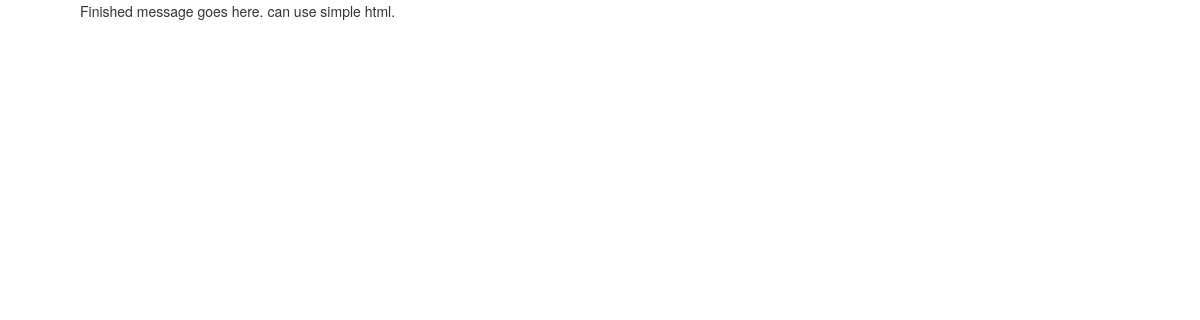
/finished/, run on an earlier commit of the app's database.
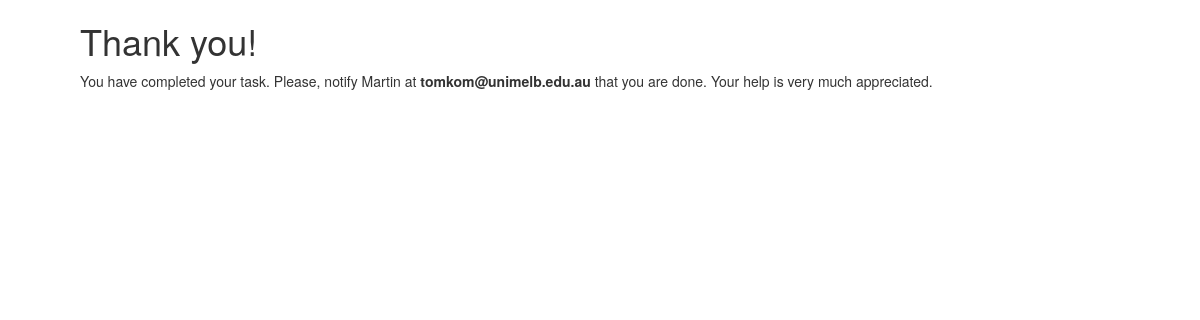
And on a later commit of the database.
### annotate/models.py (models this page shows, shortened)
class HtmlMessage(models.Model):
    name = models.CharField(max_length=20)
    description = models.CharField(max_length=100)
    html = models.TextField()

### annotate/views.py (the view)
# urls.py: url(r'^finished/$', finished, name='finished'),
def finished(request):
    finished = HtmlMessage.objects.get(name='finished')
    context = {"finished_html": finished.html}
    return render(request, 'annotate/finished.html', context)

### annotate/templates/annotate/finished.html
{% extends "annotate/base.html" %}
{% load bootstrap3 %}
{% block content %}
<div class="container-fluid">
	<div class="row">
        <div class="col-lg-12">
            {{ finished_html|safe }}
        </div>
    </div>
</div>
{% endblock %}

What changed in the data, as far as the page shows it:
changed HtmlMessage: html "Finished message goes here. can use simple html." → "Thank you! You have completed your task. Please, notify Martin at tomkom@unimelb.edu.au that you are done. Your help is very much appreciated."
